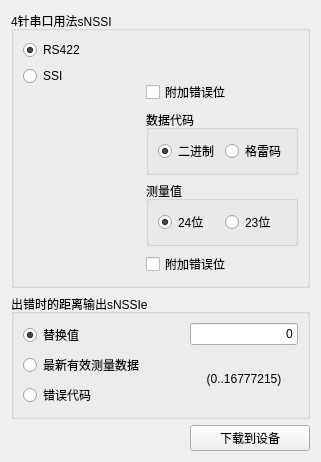
              <widget class="QWidget" name="tab_SSI">
               <attribute name="title">
                <string>SSI</string>
               </attribute>
               <layout class="QVBoxLayout" name="verticalLayout_94">
                <item>
                 <layout class="QVBoxLayout" name="verticalLayout_62">
                  <item>
                   <widget class="QGroupBox" name="groupBox_29">
                    <property name="title">
                     <string>4针串口用法sNSSI</string>
                    </property>
                    <layout class="QVBoxLayout" name="verticalLayout_58">
                     <item>
                      <layout class="QHBoxLayout" name="horizontalLayout_85">
                       <item>
                        <layout class="QVBoxLayout" name="verticalLayout_56">
                         <item>
                          <widget class="QRadioButton" name="RS422">
                           <property name="text">
                            <string>RS422</string>
                           </property>
                           <property name="checked">
                            <bool>true</bool>
                           </property>
                          </widget>
                         </item>
                         <item>
                          <widget class="QRadioButton" name="SSI">
                           <property name="text">
                            <string>SSI</string>
                           </property>
                          </widget>
                         </item>
                         <item>
                          <spacer name="verticalSpacer_5">
                           <property name="orientation">
                            <enum>Qt::Vertical</enum>
                           </property>
                           <property name="sizeHint" stdset="0">
                            <size>
                             <width>20</width>
                             <height>40</height>
                            </size>
                           </property>
                          </spacer>
                         </item>
                        </layout>
                       </item>
                       <item>
                        <layout class="QVBoxLayout" name="verticalLayout_57" stretch="0,1">
                         <item>
                          <spacer name="verticalSpacer_18">
                           <property name="orientation">
                            <enum>Qt::Vertical</enum>
                           </property>
                           <property name="sizeHint" stdset="0">
                            <size>
                             <width>20</width>
                             <height>40</height>
                            </size>
                           </property>
                          </spacer>
                         </item>
                         <item>
                          <layout class="QVBoxLayout" name="verticalLayout_55">
                           <item>
                            <widget class="QCheckBox" name="additional_errorbits1">
                             <property name="text">
                              <string>附加错误位</string>
                             </property>
                            </widget>
                           </item>
                           <item>
                            <widget class="QGroupBox" name="groupBox_codeData">
                             <property name="title">
                              <string>数据代码</string>
                             </property>
                             <layout class="QVBoxLayout" name="verticalLayout_53">
                              <item>
                               <layout class="QHBoxLayout" name="horizontalLayout_83">
                                <item>
                                 <widget class="QRadioButton" name="binary">
                                  <property name="text">
                                   <string>二进制</string>
                                  </property>
                                  <property name="checked">
                                   <bool>true</bool>
                                  </property>
                                 </widget>
                                </item>
                                <item>
                                 <widget class="QRadioButton" name="graycode">
                                  <property name="text">
                                   <string>格雷码</string>
                                  </property>
                                 </widget>
                                </item>
                               </layout>
                              </item>
                             </layout>
                            </widget>
                           </item>
                           <item>
                            <widget class="QGroupBox" name="groupBox_measureValue">
                             <property name="title">
                              <string>测量值 </string>
                             </property>
                             <layout class="QVBoxLayout" name="verticalLayout_54">
                              <item>
                               <layout class="QHBoxLayout" name="horizontalLayout_84">
                                <item>
                                 <widget class="QRadioButton" name="measure24bits">
                                  <property name="text">
                                   <string>24位</string>
                                  </property>
                                  <property name="checked">
                                   <bool>true</bool>
                                  </property>
                                 </widget>
                                </item>
                                <item>
                                 <widget class="QRadioButton" name="measure23bits">
                                  <property name="text">
                                   <string>23位</string>
                                  </property>
                                 </widget>
                                </item>
                               </layout>
                              </item>
                             </layout>
                            </widget>
                           </item>
                           <item>
                            <widget class="QCheckBox" name="additional_errorbits2">
                             <property name="text">
                              <string>附加错误位</string>
                             </property>
                            </widget>
                           </item>
                          </layout>
                         </item>
                        </layout>
                       </item>
                      </layout>
                     </item>
                    </layout>
                   </widget>
                  </item>
                  <item>
                   <widget class="QGroupBox" name="groupBox_errorDistanceOutput">
                    <property name="title">
                     <string>出错时的距离输出sNSSIe</string>
                    </property>
                    <layout class="QVBoxLayout" name="verticalLayout_61">
                     <item>
                      <layout class="QHBoxLayout" name="horizontalLayout_86">
                       <item>
                        <layout class="QVBoxLayout" name="verticalLayout_59">
                         <item>
                          <widget class="QRadioButton" name="error_replace_value">
                           <property name="text">
                            <string>替换值</string>
                           </property>
                           <property name="checked">
                            <bool>true</bool>
                           </property>
                          </widget>
                         </item>
                         <item>
                          <widget class="QRadioButton" name="error_lasted_value">
                           <property name="text">
                            <string>最新有效测量数据</string>
                           </property>
                          </widget>
                         </item>
                         <item>
                          <widget class="QRadioButton" name="error_code">
                           <property name="text">
                            <string>错误代码</string>
                           </property>
                          </widget>
                         </item>
                        </layout>
                       </item>
                       <item>
                        <spacer name="horizontalSpacer_5">
                         <property name="orientation">
                          <enum>Qt::Horizontal</enum>
                         </property>
                         <property name="sizeHint" stdset="0">
                          <size>
                           <width>40</width>
                           <height>20</height>
                          </size>
                         </property>
                        </spacer>
                       </item>
                       <item>
                        <layout class="QVBoxLayout" name="verticalLayout_60">
                         <item>
                          <widget class="QLineEdit" name="error_distance_output">
                           <property name="text">
                            <string>0</string>
                           </property>
                           <property name="alignment">
                            <set>Qt::AlignRight|Qt::AlignTrailing|Qt::AlignVCenter</set>
                           </property>
                          </widget>
                         </item>
                         <item>
                          <widget class="QLabel" name="label_errorReplaceValue">
                           <property name="text">
                            <string>(0..16777215)</string>
                           </property>
                           <property name="alignment">
                            <set>Qt::AlignCenter</set>
                           </property>
                          </widget>
                         </item>
                        </layout>
                       </item>
                      </layout>
                     </item>
                    </layout>
                   </widget>
                  </item>
                  <item>
                   <layout class="QHBoxLayout" name="horizontalLayout_87" stretch="3,2">
                    <item>
                     <spacer name="horizontalSpacer_6">
                      <property name="orientation">
                       <enum>Qt::Horizontal</enum>
                      </property>
                      <property name="sizeHint" stdset="0">
                       <size>
                        <width>40</width>
                        <height>20</height>
                       </size>
                      </property>
                     </spacer>
                    </item>
                    <item>
                     <widget class="QPushButton" name="downtodevice_5">
                      <property name="text">
                       <string>下载到设备</string>
                      </property>
                     </widget>
                    </item>
                   </layout>
                  </item>
                 </layout>
                </item>
               </layout>
              </widget>
